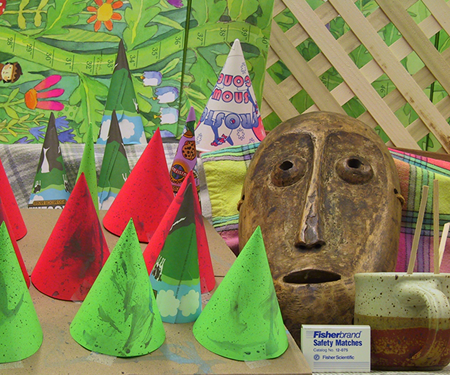
#> input picture Chapter2/im2.png, 450 x 375 px
$ python stereobm.py   (older library calls are emulated)
#> lines starting #> are read from the running program, lines starting #| are printed output that depends on the picture
import cv2
import numpy as np

# Load images (ensure they are the same size and rectified)
imgL = cv2.imread('im2.png', cv2.IMREAD_GRAYSCALE)
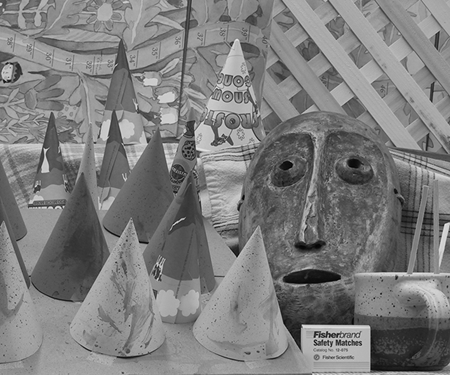
#> imgL: shape (375, 450); min 0, max 235, mean 125
imgR = cv2.imread('im6.png', cv2.IMREAD_GRAYSCALE)
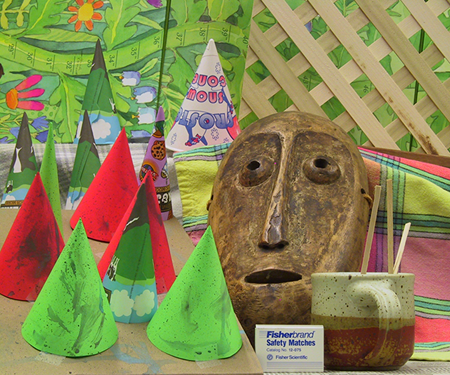
#> input picture Chapter2/im6.png, 450 x 375 px
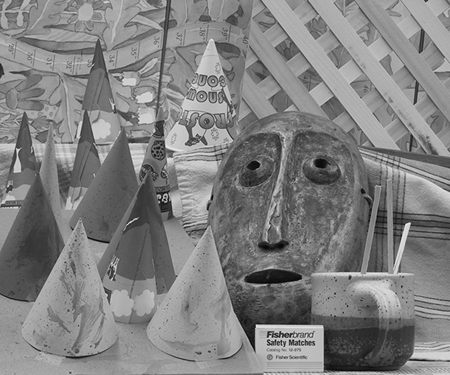
#> imgR: shape (375, 450); min 0, max 243, mean 128.4
if imgL is None or imgR is None:
    raise SystemExit('Could not load the stereo pair; check the file paths.')

# Baseline (meters) and focal length (pixels) for the chosen stereo pair.
# The values correspond to the Middlebury 2005 dataset (im2.png / im6.png).
# Replace these with the calibration of your own rig.
BASELINE_M = 0.16
FOCAL_PX = 3740.0

def nothing(x):
    pass

# The StereoBM object is created once and reconfigured in the loop.
stereo = cv2.StereoBM_create(numDisparities=16, blockSize=15)

# Create a window for the UI
cv2.namedWindow('Stereo Tuning', cv2.WINDOW_NORMAL)
cv2.resizeWindow('Stereo Tuning', 600, 200)

# Create trackbars for parameters
# numDisparities: must be a multiple of 16
cv2.createTrackbar('numDisparities', 'Stereo Tuning', 1, 15, nothing)
# blockSize: must be an odd number >= 5
cv2.createTrackbar('blockSize', 'Stereo Tuning', 5, 50, nothing)
cv2.createTrackbar('uniquenessRatio', 'Stereo Tuning', 15, 100, nothing)
cv2.createTrackbar('speckleWindowSize', 'Stereo Tuning', 0, 200, nothing)

while True:
    # 1. Get current positions of trackbars
    # Convert numDisparities to a multiple of 16 (e.g., slider 1 = 16)
    n_disp = cv2.getTrackbarPos('numDisparities', 'Stereo Tuning') * 16
    if n_disp == 0: n_disp = 16

    # Ensure blockSize is odd and at least 5
    b_size = cv2.getTrackbarPos('blockSize', 'Stereo Tuning')
    if b_size < 5: b_size = 5
    if b_size % 2 == 0: b_size += 1

    uniqueness = cv2.getTrackbarPos('uniquenessRatio', 'Stereo Tuning')
    speckle = cv2.getTrackbarPos('speckleWindowSize', 'Stereo Tuning')

    # 2. Update StereoBM object (reconfigure, do not recreate)
    stereo.setNumDisparities(n_disp)
    stereo.setBlockSize(b_size)
    stereo.setUniquenessRatio(uniqueness)
    stereo.setSpeckleWindowSize(speckle)

    # 3. Compute disparity.
    # StereoBM returns CV_16S holding disparity * 16 (4 fractional bits),
    # so divide by 16 to get disparity in pixels.
    disparity = stereo.compute(imgL, imgR).astype(np.float32) / 16.0
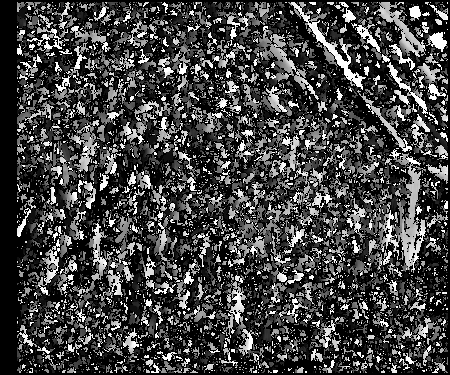
#> disparity: shape (375, 450) float32; min -1, max 15, mean 3.25; drawn with min black and max white
    # Pixels with no valid match are flagged below the minimum disparity
    # (minDisparity - 1); mask them out so they do not skew the
    # normalisation or the depth conversion.
    valid = disparity > 0
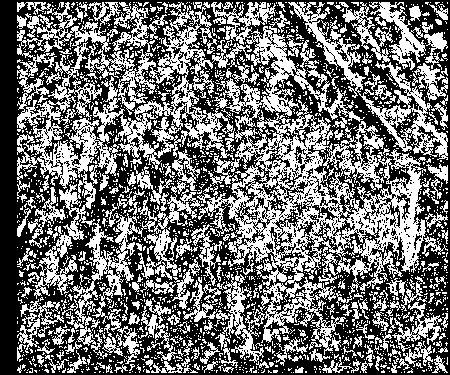
#> valid: shape (375, 450) bool; 44.1% white in thin lines or dots

    # 4. Convert disparity to metric depth:  Z = f * B / d
    depth = np.zeros_like(disparity)
    depth[valid] = (FOCAL_PX * BASELINE_M) / disparity[valid]
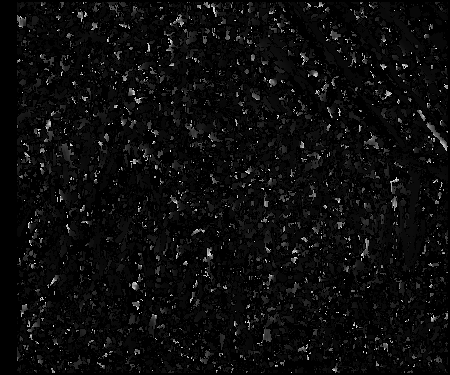
#> depth: shape (375, 450) float32; min 0, max 1196.8, mean 57.9; drawn with min black and max white

    # 5. Normalise only the valid pixels for visualisation (0 to 255)
    disp_vis = np.zeros(disparity.shape, dtype=np.uint8)
    if valid.any():
        disp_vis[valid] = cv2.normalize(disparity[valid], None, alpha=0,
                                        beta=255, norm_type=cv2.NORM_MINMAX,
                                        dtype=cv2.CV_8U).ravel()

    # Apply a colormap to make it easier to read
    disp_color = cv2.applyColorMap(disp_vis, cv2.COLORMAP_AUTUMN)
    disp_color[~valid] = 0
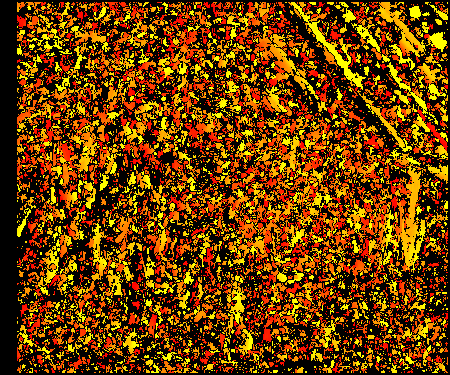
#> disp_color: shape (375, 450, 3); mean B, G, R 0, 62.4, 112.5

    # 6. Display the result
    cv2.imshow('Disparity Map', disp_color)

    # Press 'q' to exit
    if cv2.waitKey(1) & 0xFF == ord('q'):
#> (key q is pressed here)
        break

cv2.destroyAllWindows()
